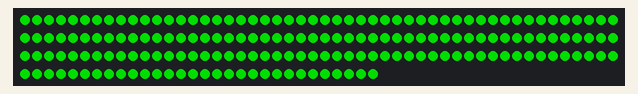
A sketch run on a simulated Arduino Uno, built with avr-gcc and run on an emulated ATmega328P. Shown: 180 RGB LEDs in strip order, left to right, continuing on the next row. Dim RGB values are drawn brighter than linear; random numbers use the default seed unless the sketch sets one.

Above: at 1.1 s.

The sketch:

christmas.ino
```cpp
#include <Adafruit_NeoPixel.h>
#ifdef __AVR__
  #include <avr/power.h>
#endif

#define PIN   12
#define NUMPIXELS   180

Adafruit_NeoPixel pixels = Adafruit_NeoPixel(NUMPIXELS, PIN, NEO_GRB + NEO_KHZ800);

int array[3][6];
int width = 2;
long green = 0x009900;
long red = 0xff0000;

void setup() {
  pixels.begin();
  for(int i=0;i<NUMPIXELS;i++)
    pixels.setPixelColor(i, green);
  pixels.show();
}

void loop() {
  push();
  fadeout();
  fadein();
  delay(random(800,2000));
}

void fadein(){
  long c = green; //0x009900 to 0xff0000
  while(c < 0x999900){
    c = c+0x110000;
    //hier ausgeben
    for(int i=0; i<6; i++){
    pixels.setPixelColor(array[0][i]*width, c);
    pixels.setPixelColor(array[0][i]*width+1, c);
    pixels.show();
    }
  }
  while(c > 0x990000){
    c = c-0x001100;
    //hier ausgeben
    for(int i=0; i<6; i++){
    pixels.setPixelColor(array[0][i]*width, c);
    pixels.setPixelColor(array[0][i]*width+1, c);
    pixels.show();
    }
  }
  while(c < 0xff0000){
    c = c+0x110000;
    //hier ausgeben
    for(int i=0; i<6; i++){
    pixels.setPixelColor(array[0][i]*width, c);
    pixels.setPixelColor(array[0][i]*width+1, c);
    pixels.show();
    }
  }
}

void fadeout(){
  long c = red; //0xff0000 to 0x009900
  while(c > 0x990000){
    c = c-0x110000;
    //hier ausgeben
    for(int i=0; i<6; i++){
    pixels.setPixelColor(array[2][i]*width, c);
    pixels.setPixelColor(array[2][i]*width+1, c);
    pixels.show();
    }
  }
  while(c < 0x999900){
    c = c+0x001100;
    //hier ausgeben
    for(int i=0; i<6; i++){
    pixels.setPixelColor(array[2][i]*width, c);
    pixels.setPixelColor(array[2][i]*width+1, c);
    pixels.show();
    }
  }
  while(c > 0x009900){
    c = c-0x110000;
    //hier ausgeben
    for(int i=0; i<6; i++){
    pixels.setPixelColor(array[2][i]*width, c);
    pixels.setPixelColor(array[2][i]*width+1, c);
    pixels.show();
    }
  }
}

void push(){
  for(int i=0; i<6; i++){
    array[2][i] = array [1][i];
    array[1][i] = array [0][i];
    array[0][i] = random((NUMPIXELS-1)/width);
  }
}

void turnon(){
  for(int i=0; i<6; i++){
    pixels.setPixelColor(array[0][i]*width, red);
    pixels.setPixelColor(array[0][i]*width+1, red);
  }
  pixels.show();
}
void turnoff(){
  for(int i=0; i<6; i++){
    pixels.setPixelColor(array[2][i]*width, green);
    pixels.setPixelColor(array[2][i]*width+1, green);
  }
  pixels.show();
}
```
